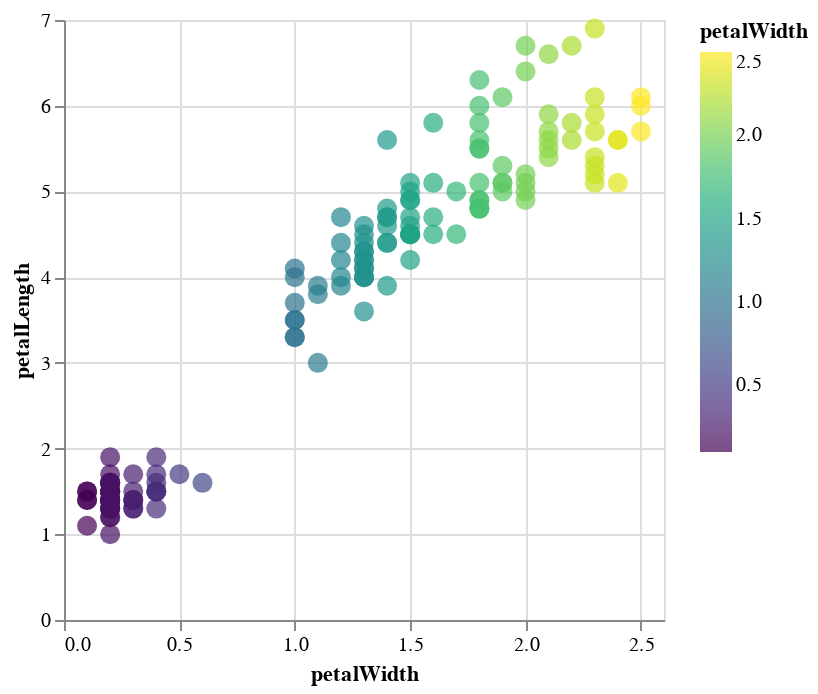

The code cell stored with this chart in its notebook:
### Markdown cell above
"Viridis" is a well-research colorscheme,
originally developed for matplotlib and now used in many different places.
Compared to the ones above,
you see changes in detail slightly better
because of the increased amount of hues/colors used,
which could also give rise to a very slight extra highlighting effect
(for example when going from green to yellow), 
as we discussed in the intro video.

### Code cell
alt.Chart(iris).mark_circle(size=100).encode(
    x='petalWidth',
    y='petalLength',
    color=alt.Color('petalWidth').scale(scheme='viridis')
)

### Figure 1 — Vega specification as saved in the notebook (floating-point values rounded to 4 significant figures; data arrays with more than 128 entries replaced by an {"elided": "..."} marker saying what was removed)
{"$schema": "https://vega.github.io/schema/vega/v5.json", "data": [{"name": "source_0", "values": {"elided": "150 records"}}, {"name": "source_0_x_domain_petalWidth", "values": [{"min": 0.1, "max": 2.5}]}, {"name": "source_0_y_domain_petalLength", "values": [{"min": 1.0, "max": 6.9}]}, {"name": "source_0_color_domain_petalWidth", "values": [{"min": 0.1, "max": 2.5}]}], "marks": [{"type": "symbol", "name": "marks", "from": {"data": "source_0"}, "encode": {"update": {"size": {"value": 100}, "y": {"field": "petalLength", "scale": "y"}, "opacity": {"value": 0.7}, "x": {"field": "petalWidth", "scale": "x"}, "fill": {"field": "petalWidth", "scale": "color"}, "shape": {"value": "circle"}}}, "style": ["circle"]}], "scales": [{"name": "x", "type": "linear", "domain": [{"signal": "(data(\"source_0_x_domain_petalWidth\")[0] || {}).min"}, {"signal": "(data(\"source_0_x_domain_petalWidth\")[0] || {}).max"}], "range": [0, {"signal": "width"}], "zero": true, "nice": true}, {"name": "y", "type": "linear", "domain": [{"signal": "(data(\"source_0_y_domain_petalLength\")[0] || {}).min"}, {"signal": "(data(\"source_0_y_domain_petalLength\")[0] || {}).max"}], "range": [{"signal": "height"}, 0], "zero": true, "nice": true}, {"name": "color", "type": "linear", "domain": [{"signal": "(data(\"source_0_color_domain_petalWidth\")[0] || {}).min"}, {"signal": "(data(\"source_0_color_domain_petalWidth\")[0] || {}).max"}], "range": {"scheme": "viridis"}, "zero": false, "interpolate": "hcl"}], "axes": [{"scale": "x", "gridScale": "y", "orient": "bottom", "minExtent": 0, "ticks": false, "zindex": 0, "aria": false, "labels": false, "maxExtent": 0, "domain": false, "grid": true, "tickCount": {"signal": "ceil(width/40)"}}, {"scale": "y", "ticks": false, "domain": false, "aria": false, "grid": true, "tickCount": {"signal": "ceil(height/40)"}, "orient": "left", "maxExtent": 0, "zindex": 0, "labels": false, "gridScale": "x", "minExtent": 0}, {"scale": "x", "tickCount": {"signal": "ceil(width/40)"}, "zindex": 0, "title": "petalWidth", "orient": "bottom", "grid": false, "labelFlush": true, "labelOverlap": true}, {"scale": "y", "grid": false, "labelOverlap": true, "tickCount": {"signal": "ceil(height/40)"}, "zindex": 0, "title": "petalLength", "orient": "left"}], "width": 300, "background": "white", "padding": 5, "style": "cell", "height": 300, "legends": [{"fill": "color", "gradientLength": {"signal": "clamp(height, 64, 200)"}, "title": "petalWidth", "encode": {"gradient": {"update": {"opacity": {"value": 0.7}}}}}]}
